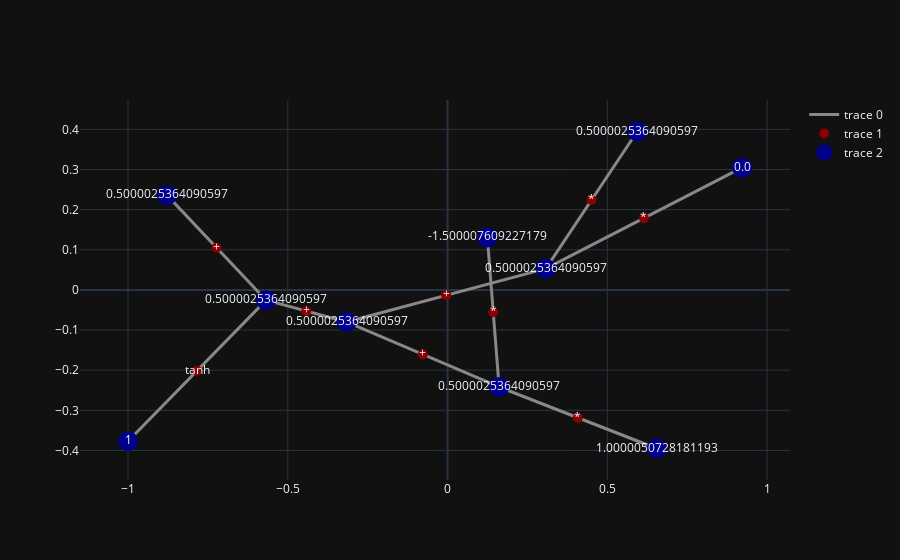

Source (notebook cell):
### Code cell
#Basic Nueron
x1 = Value(2,'x1')
x2 = Value(0,'x2')

w1 = Value(-3,'w1')
w2 = Value(1,'w2')

b = Value(6.88137,'b')

y = w1*x1 + w2*x2 + b ; y.label = 'y'
f = y.tanh() ; f.label = 'f'

f.backwards()

draw_graph(f)

#Print Gradients
print(f"Gradient of w1: {w1.grad}")
print(f"Gradient of w2: {w2.grad}")
print(f"Gradient of x1: {x1.grad}")
print(f"Gradient of x2: {x2.grad}")
print(f"Gradient of y: {y.grad}")

### Figure 1 — Plotly figure (JSON) as saved in the notebook; plotly's stock layout.template omitted (floating-point values rounded to 4 significant figures)
{"data": [{"hoverinfo": "text", "line": {"color": "#888", "width": 3}, "mode": "lines", "text": ["+", "*", "tanh", "*", "*", "+", "*", "+", "+"], "type": "scatter", "x": [-0.8782, -0.5677, null, 0.9213, 0.3074, null, -0.5677, -1, null, 0.5934, 0.3074, null, 0.1245, 0.1613, null, 0.3074, -0.3162, null, 0.6543, 0.1613, null, 0.1613, -0.3162, null, -0.3162, -0.5677, null], "y": [0.2362, -0.02551, null, 0.3046, 0.05298, null, -0.02551, -0.3769, null, 0.3948, 0.05298, null, 0.1307, -0.2419, null, 0.05298, -0.07978, null, -0.3951, -0.2419, null, -0.2419, -0.07978, null, -0.07978, -0.02551, null]}, {"hoverinfo": "text", "marker": {"color": "darkred", "size": 10}, "mode": "markers+text", "text": ["+", "*", "tanh", "*", "*", "+", "*", "+", "+"], "textposition": "middle center", "type": "scatter", "x": [-0.723, 0.6144, -0.7838, 0.4504, 0.1429, -0.004409, 0.4078, -0.07748, -0.442], "y": [0.1053, 0.1788, -0.2012, 0.2239, -0.05559, -0.0134, -0.3185, -0.1608, -0.05264]}, {"hoverinfo": "text", "marker": {"color": "darkblue", "size": 20}, "mode": "markers+text", "text": ["0.5000025364090597", "1", "0.0", "0.5000025364090597", "0.5000025364090597", "-1.500007609227179", "0.5000025364090597", "1.0000050728181193", "0.5000025364090597", "0.5000025364090597"], "type": "scatter", "x": [-0.8782, -1, 0.9213, -0.5677, 0.5934, 0.1245, 0.3074, 0.6543, 0.1613, -0.3162], "y": [0.2362, -0.3769, 0.3046, -0.02551, 0.3948, 0.1307, 0.05298, -0.3951, -0.2419, -0.07978]}], "layout": {}}
